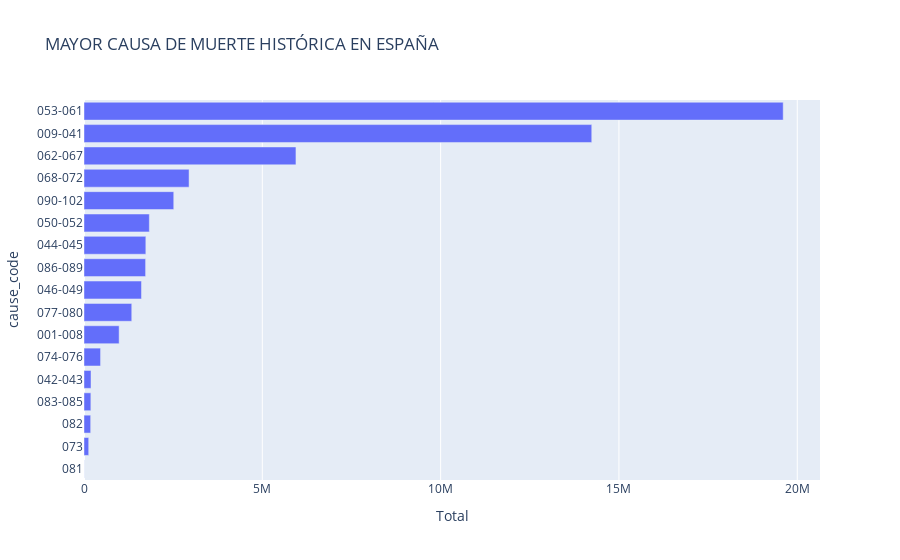

Notebook source saved alongside this figure:
### Markdown cell above
# MAYOR CAUSA DE MUERTE HISTÓRICA EN ESPAÑA

### Code cell
px.bar(muerte_historica_3, x="Total", y="cause_code", orientation='h', 
                   title = "MAYOR CAUSA DE MUERTE HISTÓRICA EN ESPAÑA")

### Figure 1 — Plotly figure (JSON) as saved in the notebook; plotly's stock layout.template omitted (floating-point values rounded to 4 significant figures)
{"data": [{"alignmentgroup": "True", "hovertemplate": "Total=%{x}<br>cause_code=%{y}<extra></extra>", "legendgroup": "", "marker": {"color": "#636efa", "pattern": {"shape": ""}}, "name": "", "offsetgroup": "", "orientation": "h", "showlegend": false, "textposition": "auto", "type": "bar", "x": [3016, 131656, 187080, 192240, 197136, 464248, 984972, 1339144, 1611472, 1727316, 1734160, 1832240, 2516624, 2946224, 5943228, 14237728, 19605948], "xaxis": "x", "y": ["081", "073", "082", "083-085", "042-043", "074-076", "001-008", "077-080", "046-049", "086-089", "044-045", "050-052", "090-102", "068-072", "062-067", "009-041", "053-061"], "yaxis": "y"}], "layout": {"barmode": "relative", "legend": {"tracegroupgap": 0}, "title": {"text": "MAYOR CAUSA DE MUERTE HISTÓRICA EN ESPAÑA"}, "xaxis": {"anchor": "y", "domain": [0, 1], "title": {"text": "Total"}}, "yaxis": {"anchor": "x", "domain": [0, 1], "title": {"text": "cause_code"}}}}
